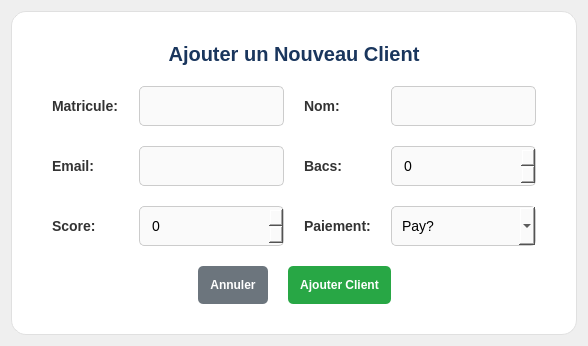
             <widget class="QWidget" name="page_ajouter_client_wrapper">
              <layout class="QVBoxLayout" name="verticalLayout_ajouter_client_wrapper">
               <item>
                <spacer name="vs_a1_client">
                 <property name="orientation">
                  <enum>Qt::Orientation::Vertical</enum>
                 </property>
                 <property name="sizeHint" stdset="0">
                  <size>
                   <width>0</width>
                   <height>0</height>
                  </size>
                 </property>
                </spacer>
               </item>
               <item>
                <widget class="QFrame" name="formCard_ajouter">
                 <property name="styleSheet">
                  <string notr="true">
                   QFrame#formCard_ajouter { background-color: white; border-radius: 15px; border: 1px solid #e0e0e0; }
                   QLabel { color: #333; font-size: 14px; font-weight: bold; }
                   QLineEdit, QComboBox, QSpinBox { padding: 10px; border: 1px solid #ccc; border-radius: 5px; font-size: 14px; background-color: #fafafa; color: black; }
                   QPushButton#btn_save_ajouter { background-color: #28a745; color: white; font-weight: bold; border-radius: 5px; padding: 12px; }
                   QPushButton#btn_annuler_ajouter { background-color: #6c757d; color: white; font-weight: bold; border-radius: 5px; padding: 12px; }
                  </string>
                 </property>
                 <layout class="QVBoxLayout">
                  <property name="spacing">
                   <number>20</number>
                  </property>
                  <property name="leftMargin">
                   <number>40</number>
                  </property>
                  <property name="topMargin">
                   <number>30</number>
                  </property>
                  <property name="rightMargin">
                   <number>40</number>
                  </property>
                  <property name="bottomMargin">
                   <number>30</number>
                  </property>
                  <item>
                   <widget class="QLabel" name="label">
                    <property name="styleSheet">
                     <string notr="true">font-size: 20px; color: #1A365D;</string>
                    </property>
                    <property name="text">
                     <string>Ajouter un Nouveau Client</string>
                    </property>
                    <property name="alignment">
                     <set>Qt::AlignmentFlag::AlignCenter</set>
                    </property>
                   </widget>
                  </item>
                  <item>
                   <layout class="QGridLayout" name="grid_ajouter">
                    <property name="verticalSpacing">
                     <number>20</number>
                    </property>
                    <item row="0" column="0">
                     <widget class="QLabel" name="label">
                      <property name="text">
                       <string>Matricule:</string>
                      </property>
                     </widget>
                    </item>
                    <item row="0" column="1">
                     <widget class="QLineEdit" name="input_matricule_ajouter"/>
                    </item>
                    <item row="0" column="2">
                     <widget class="QLabel" name="label">
                      <property name="text">
                       <string>Nom:</string>
                      </property>
                     </widget>
                    </item>
                    <item row="0" column="3">
                     <widget class="QLineEdit" name="input_nom_ajouter"/>
                    </item>
                    <item row="1" column="0">
                     <widget class="QLabel" name="label">
                      <property name="text">
                       <string>Email:</string>
                      </property>
                     </widget>
                    </item>
                    <item row="1" column="1">
                     <widget class="QLineEdit" name="input_email_ajouter"/>
                    </item>
                    <item row="1" column="2">
                     <widget class="QLabel" name="label">
                      <property name="text">
                       <string>Bacs:</string>
                      </property>
                     </widget>
                    </item>
                    <item row="1" column="3">
                     <widget class="QSpinBox" name="input_bacs_ajouter">
                      <property name="maximum">
                       <number>999</number>
                      </property>
                     </widget>
                    </item>
                    <item row="2" column="0">
                     <widget class="QLabel" name="label">
                      <property name="text">
                       <string>Score:</string>
                      </property>
                     </widget>
                    </item>
                    <item row="2" column="1">
                     <widget class="QSpinBox" name="input_score_ajouter">
                      <property name="maximum">
                       <number>9999</number>
                      </property>
                     </widget>
                    </item>
                    <item row="2" column="2">
                     <widget class="QLabel" name="label">
                      <property name="text">
                       <string>Paiement:</string>
                      </property>
                     </widget>
                    </item>
                    <item row="2" column="3">
                     <widget class="QComboBox" name="input_paiement_ajouter">
                      <item>
                       <property name="text">
                        <string>Pay?</string>
                       </property>
                      </item>
                      <item>
                       <property name="text">
                        <string>En Retard</string>
                       </property>
                      </item>
                     </widget>
                    </item>
                   </layout>
                  </item>
                  <item>
                   <layout class="QHBoxLayout">
                    <item>
                     <spacer>
                      <property name="orientation">
                       <enum>Qt::Orientation::Horizontal</enum>
                      </property>
                      <property name="sizeHint" stdset="0">
                       <size>
                        <width>0</width>
                        <height>0</height>
                       </size>
                      </property>
                     </spacer>
                    </item>
                    <item>
                     <widget class="QPushButton" name="btn_annuler_ajouter">
                      <property name="text">
                       <string>Annuler</string>
                      </property>
                     </widget>
                    </item>
                    <item>
                     <widget class="QPushButton" name="btn_save_ajouter">
                      <property name="text">
                       <string>Ajouter Client</string>
                      </property>
                     </widget>
                    </item>
                    <item>
                     <spacer>
                      <property name="orientation">
                       <enum>Qt::Orientation::Horizontal</enum>
                      </property>
                      <property name="sizeHint" stdset="0">
                       <size>
                        <width>0</width>
                        <height>0</height>
                       </size>
                      </property>
                     </spacer>
                    </item>
                   </layout>
                  </item>
                 </layout>
                </widget>
               </item>
               <item>
                <spacer name="vs_a2_client">
                 <property name="orientation">
                  <enum>Qt::Orientation::Vertical</enum>
                 </property>
                 <property name="sizeHint" stdset="0">
                  <size>
                   <width>0</width>
                   <height>0</height>
                  </size>
                 </property>
                </spacer>
               </item>
              </layout>
             </widget>
